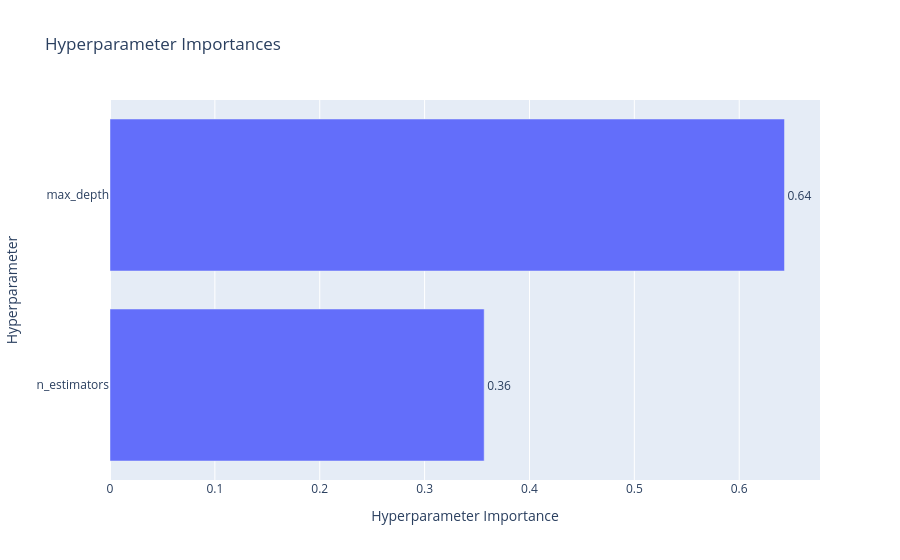

Write notebook code for a chart like this one.
### Code cell
# 5. Parameter Importances
plot_param_importances(study)

### Figure 1 — Plotly figure (JSON) as saved in the notebook; plotly's stock layout.template omitted (floating-point values rounded to 4 significant figures)
{"data": [{"cliponaxis": false, "hovertemplate": ["n_estimators (IntDistribution): 0.356811064021858<extra></extra>", "max_depth (IntDistribution): 0.6431889359781419<extra></extra>"], "name": "Objective Value", "orientation": "h", "text": ["0.36", "0.64"], "textposition": "outside", "type": "bar", "x": [0.3568, 0.6432], "y": ["n_estimators", "max_depth"]}], "layout": {"title": {"text": "Hyperparameter Importances"}, "xaxis": {"title": {"text": "Hyperparameter Importance"}}, "yaxis": {"title": {"text": "Hyperparameter"}}}}
